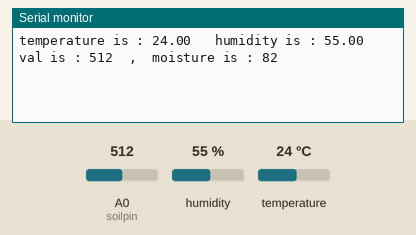
Bench run of a sketch on a simulated ESP8266 (NodeMCU). On the bench: the last lines printed to the serial monitor. The inputs (shaded band) are chosen by the test bench; at power-on: humidity 55 %, A0 (soilpin) = 512, temperature 24 °C. WiFi joins after 1.5 s; servers stay silent unless stated.

Above: at 3.0 s.
3.1 s: humidity set to 22 %
4.6 s: A0 (soilpin) set to 716
At 5.6 s:
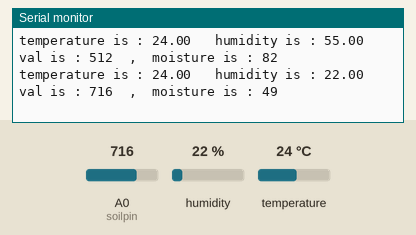
6.1 s: temperature set to 12 °C
At 7.4 s:
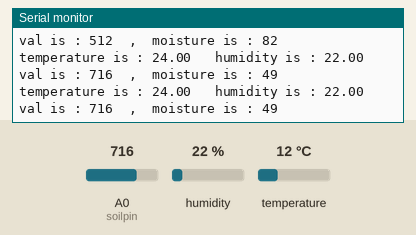
7.6 s: A0 (soilpin) set to 900
9.1 s: humidity set to 40 %
At 9.8 s:
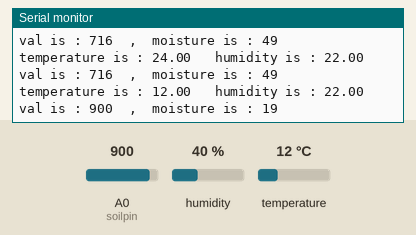
Timing chart, 0 to 11.6 s (numbered marks = the images above; inputs shaded):
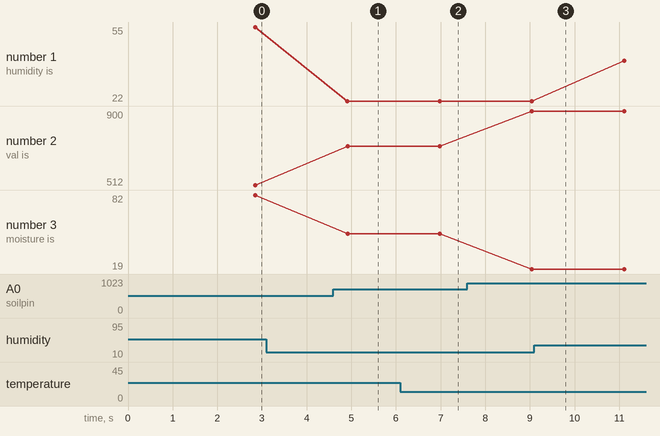

The sketch:

nodemcu_blynk_function_moisture_temp_humi_pump.ino
```cpp
// blynk id and token
#define BLYNK_TEMPLATE_ID "TMPL3w38YOslc"
#define BLYNK_TEMPLATE_NAME "soil moisture"
#define BLYNK_AUTH_TOKEN "QCTS4-w5rkgWgNrJnHZhv1waDUJcaFLY"

// libraries
#include<DHT11.h>
#include<ESP8266WiFi.h>
#include<BlynkSimpleEsp8266.h>

// pin description
int soilpin = A0;
int pump = D3;

DHT11 dht(D2);

#define BLYNK_PRINT Serial


// wifi credentials
char ssid[] = "Redmi 9 Prime";
char pass[] = "00000000";

void dhtdata()
{
  // dht code to read val
  float temp = dht.readTemperature();
  float humi = dht.readHumidity();

  Serial.print("temperature is : ");
  Serial.print(temp);
  Serial.print("   humidity is : ");
  Serial.println(humi);

  Blynk.virtualWrite(V0,temp);
  Blynk.virtualWrite(V1,humi);

}


void moisture()
{
  // soil moisture code
  int val = analogRead(soilpin);
  Serial.print("val is : ");
  Serial.print(val);


  int moisture = 0.16026*(1024-val);
  Serial.print("  ,  moisture is : ");
  Serial.println(moisture);
  Blynk.virtualWrite(V2,moisture);

// pump on/off condition
  if(moisture<=30){
    digitalWrite(pump,1);
    Blynk.virtualWrite(V3,1);

  }
  else
  {
    digitalWrite(pump,0);
    Blynk.virtualWrite(V3,0);

  }

}

void setup() {
  Serial.begin(9600);
  Blynk.begin(BLYNK_AUTH_TOKEN, ssid, pass);

}

void loop() {
  Blynk.run();
  dhtdata();
  moisture();


  delay(1000);


}
```

Measured:
- after the input at 4.6 s, the serial monitor: prints a new line after 0.32 s (image 1)
- plotted number 1: 22 → 40 after the input at 9.1 s
- plotted number 2: 512 → 716 after the input at 4.6 s, 716 → 900 after the input at 7.6 s
- plotted number 3: 82 → 49 after the input at 4.6 s, 49 → 19 after the input at 7.6 s
